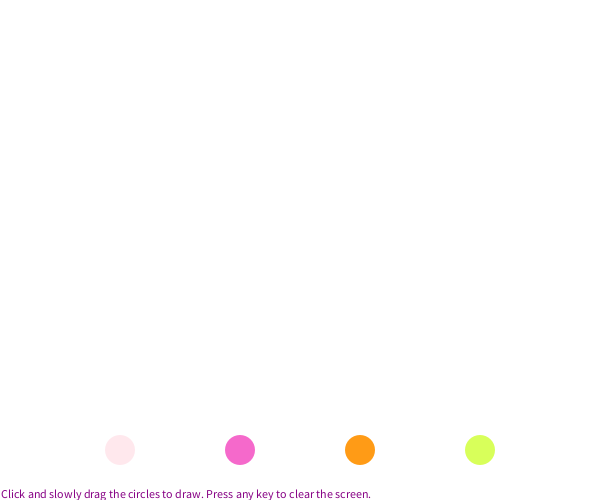
Frame 1 (no input)
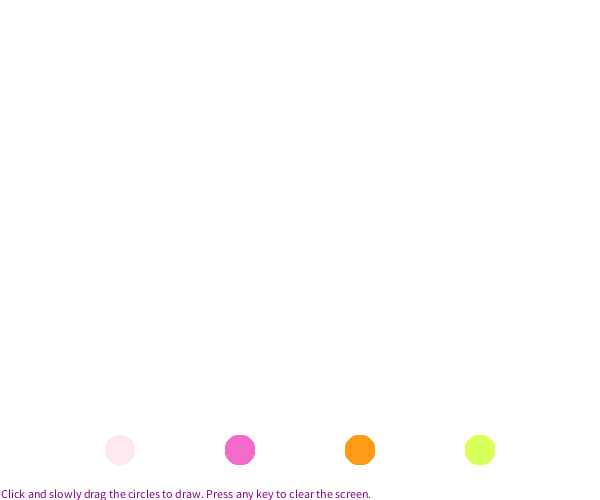
Frame 60 (the mouse pressed at the canvas centre just before this capture)
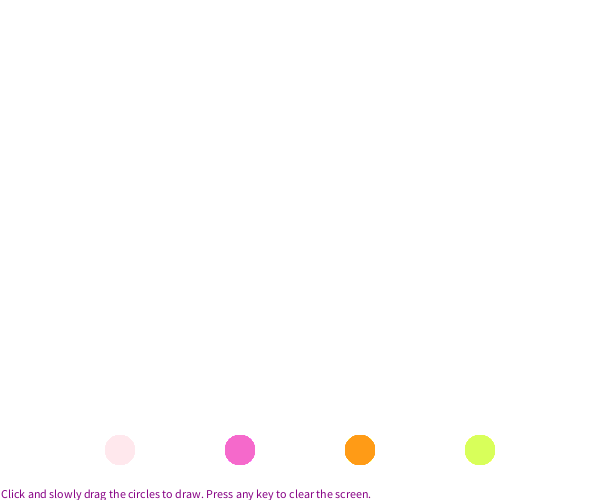
Frame 120 (the mouse held since frame 60 and released just before this capture)

The Processing sketch that drew these frames (run headless with seeded random() and noise(); from frame 60 on, the mouse is pressed at the canvas centre):

// Processing sketch: processing_90795
// ── processing_90795.pde

class Ell {
  
  int x;
  int y;
  int d;
  int p;
  int i;
  
  Ell(int iTemp, int pTemp){
    d = 30;
    x = width*iTemp/5;
    y = 450;
    p=pTemp;
    
  }
  
  void update(){
    if((dist(x ,y,mouseX,mouseY) < 30/2 )&& (mousePressed)){
    x = x + (mouseX - pmouseX);
    y = y + (mouseY - pmouseY);
}
  }

void display(){
  noStroke();
  fill(pal[p]);
  ellipse(x, y, d, d);
  }

}

color [] pal = {#FFFFFF,#FFe8ED,#F569CB,#FF9B16,#D8FF5A};

Ell ell1;
Ell ell2;
Ell ell3;
Ell ell4;

void setup(){
  size(600,500);
  smooth();
  background(pal[0]);

  ell1 = new Ell(1, 1);
  ell2 = new Ell(2, 2);
  ell3 = new Ell(3, 3);
  ell4 = new Ell(4, 4);

  ellipseMode(CENTER);
  fill(#860084);
  text("Click and slowly drag the circles to draw. Press any key to clear the screen.", 1, 498);
}

void draw(){

  noStroke();
  ell1.update();
  ell1.display();
  
  ell2.update();
  ell2.display();
  
  ell3.update();
  ell3.display();
  
  ell4.update();
  ell4.display();
  
}

void keyPressed(){
  background(pal[0]);
  fill(#860084);
  text("Click and slowly drag the circles to draw. Press any key to clear the screen.", 1, 498);
}
